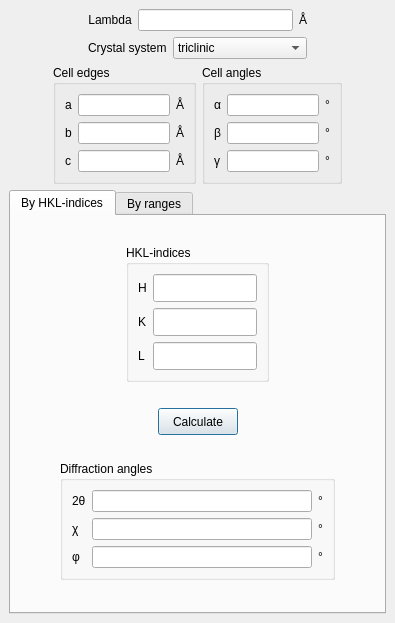
<?xml version="1.0" encoding="UTF-8"?>
<ui version="4.0">
 <class>MainWindowCalc</class>
 <widget class="QMainWindow" name="MainWindowCalc">
  <property name="geometry">
   <rect>
    <x>0</x>
    <y>0</y>
    <width>395</width>
    <height>623</height>
   </rect>
  </property>
  <property name="windowTitle">
   <string>Diffraction angles calculator</string>
  </property>
  <property name="windowIcon">
   <iconset resource="res.qrc">
    <normaloff>:/app.ico</normaloff>
    <normalon>:/app.ico</normalon>:/app.ico</iconset>
  </property>
  <widget class="QWidget" name="centralwidget">
   <layout class="QGridLayout" name="gridLayout">
    <item row="0" column="0">
     <layout class="QHBoxLayout" name="horizontalLayout_9">
      <item>
       <spacer name="horizontalSpacer_7">
        <property name="orientation">
         <enum>Qt::Horizontal</enum>
        </property>
        <property name="sizeType">
         <enum>QSizePolicy::Preferred</enum>
        </property>
        <property name="sizeHint" stdset="0">
         <size>
          <width>100</width>
          <height>20</height>
         </size>
        </property>
       </spacer>
      </item>
      <item>
       <layout class="QVBoxLayout" name="verticalLayout_2">
        <item>
         <layout class="QHBoxLayout" name="horizontalLayout">
          <item>
           <widget class="QLabel" name="label">
            <property name="text">
             <string>Lambda</string>
            </property>
            <property name="alignment">
             <set>Qt::AlignCenter</set>
            </property>
           </widget>
          </item>
          <item>
           <widget class="QLineEdit" name="lambdaEdit">
            <property name="sizePolicy">
             <sizepolicy hsizetype="Expanding" vsizetype="Fixed">
              <horstretch>0</horstretch>
              <verstretch>0</verstretch>
             </sizepolicy>
            </property>
            <property name="text">
             <string/>
            </property>
           </widget>
          </item>
          <item>
           <widget class="QLabel" name="label_9">
            <property name="text">
             <string>Å</string>
            </property>
           </widget>
          </item>
         </layout>
        </item>
        <item>
         <layout class="QHBoxLayout" name="horizontalLayout_2">
          <item>
           <widget class="QLabel" name="label_2">
            <property name="text">
             <string>Crystal system</string>
            </property>
            <property name="alignment">
             <set>Qt::AlignLeading|Qt::AlignLeft|Qt::AlignVCenter</set>
            </property>
           </widget>
          </item>
          <item>
           <widget class="QComboBox" name="CrystalSystemComboBox">
            <property name="sizePolicy">
             <sizepolicy hsizetype="Expanding" vsizetype="Fixed">
              <horstretch>0</horstretch>
              <verstretch>0</verstretch>
             </sizepolicy>
            </property>
            <item>
             <property name="text">
              <string>triclinic</string>
             </property>
            </item>
            <item>
             <property name="text">
              <string>monoclinic</string>
             </property>
            </item>
            <item>
             <property name="text">
              <string>orthorhombic</string>
             </property>
            </item>
            <item>
             <property name="text">
              <string>tetragonal</string>
             </property>
            </item>
            <item>
             <property name="text">
              <string>trigonal, hexagonal</string>
             </property>
            </item>
            <item>
             <property name="text">
              <string>cubic</string>
             </property>
            </item>
           </widget>
          </item>
         </layout>
        </item>
       </layout>
      </item>
      <item>
       <spacer name="horizontalSpacer_3">
        <property name="orientation">
         <enum>Qt::Horizontal</enum>
        </property>
        <property name="sizeType">
         <enum>QSizePolicy::Preferred</enum>
        </property>
        <property name="sizeHint" stdset="0">
         <size>
          <width>100</width>
          <height>20</height>
         </size>
        </property>
       </spacer>
      </item>
     </layout>
    </item>
    <item row="1" column="0">
     <layout class="QHBoxLayout" name="horizontalLayout_3">
      <item>
       <spacer name="horizontalSpacer_12">
        <property name="orientation">
         <enum>Qt::Horizontal</enum>
        </property>
        <property name="sizeType">
         <enum>QSizePolicy::Preferred</enum>
        </property>
        <property name="sizeHint" stdset="0">
         <size>
          <width>60</width>
          <height>20</height>
         </size>
        </property>
       </spacer>
      </item>
      <item>
       <widget class="QGroupBox" name="groupBox_2">
        <property name="sizePolicy">
         <sizepolicy hsizetype="Preferred" vsizetype="Fixed">
          <horstretch>0</horstretch>
          <verstretch>0</verstretch>
         </sizepolicy>
        </property>
        <property name="title">
         <string>Cell edges</string>
        </property>
        <layout class="QGridLayout" name="gridLayout_6">
         <item row="0" column="0">
          <layout class="QGridLayout" name="gridLayout_2">
           <item row="2" column="1">
            <widget class="QLineEdit" name="CellEdgeCEdit"/>
           </item>
           <item row="0" column="0">
            <widget class="QLabel" name="label_3">
             <property name="text">
              <string>a</string>
             </property>
            </widget>
           </item>
           <item row="1" column="0">
            <widget class="QLabel" name="label_4">
             <property name="text">
              <string>b</string>
             </property>
            </widget>
           </item>
           <item row="2" column="0">
            <widget class="QLabel" name="label_5">
             <property name="text">
              <string>c</string>
             </property>
            </widget>
           </item>
           <item row="1" column="1">
            <widget class="QLineEdit" name="CellEdgeBEdit"/>
           </item>
           <item row="0" column="1">
            <widget class="QLineEdit" name="CellEdgeAEdit"/>
           </item>
           <item row="0" column="2">
            <widget class="QLabel" name="label_10">
             <property name="text">
              <string>Å</string>
             </property>
            </widget>
           </item>
           <item row="1" column="2">
            <widget class="QLabel" name="label_11">
             <property name="text">
              <string>Å</string>
             </property>
            </widget>
           </item>
           <item row="2" column="2">
            <widget class="QLabel" name="label_12">
             <property name="text">
              <string>Å</string>
             </property>
            </widget>
           </item>
          </layout>
         </item>
        </layout>
       </widget>
      </item>
      <item>
       <widget class="QGroupBox" name="groupBox_4">
        <property name="sizePolicy">
         <sizepolicy hsizetype="Preferred" vsizetype="Fixed">
          <horstretch>0</horstretch>
          <verstretch>0</verstretch>
         </sizepolicy>
        </property>
        <property name="title">
         <string>Cell angles</string>
        </property>
        <layout class="QGridLayout" name="gridLayout_5">
         <item row="0" column="0">
          <layout class="QGridLayout" name="gridLayout_4">
           <item row="0" column="0">
            <widget class="QLabel" name="label_6">
             <property name="text">
              <string>α</string>
             </property>
            </widget>
           </item>
           <item row="0" column="1">
            <widget class="QLineEdit" name="CellAngleAlphaEdit"/>
           </item>
           <item row="1" column="0">
            <widget class="QLabel" name="label_7">
             <property name="text">
              <string>β</string>
             </property>
            </widget>
           </item>
           <item row="1" column="1">
            <widget class="QLineEdit" name="CellAngleBetaEdit"/>
           </item>
           <item row="2" column="0">
            <widget class="QLabel" name="label_8">
             <property name="text">
              <string>γ</string>
             </property>
            </widget>
           </item>
           <item row="2" column="1">
            <widget class="QLineEdit" name="CellAngleGammaEdit"/>
           </item>
           <item row="0" column="2">
            <widget class="QLabel" name="label_13">
             <property name="text">
              <string>°</string>
             </property>
            </widget>
           </item>
           <item row="1" column="2">
            <widget class="QLabel" name="label_14">
             <property name="text">
              <string>°</string>
             </property>
            </widget>
           </item>
           <item row="2" column="2">
            <widget class="QLabel" name="label_25">
             <property name="text">
              <string>°</string>
             </property>
            </widget>
           </item>
          </layout>
         </item>
        </layout>
       </widget>
      </item>
      <item>
       <spacer name="horizontalSpacer_13">
        <property name="orientation">
         <enum>Qt::Horizontal</enum>
        </property>
        <property name="sizeType">
         <enum>QSizePolicy::Preferred</enum>
        </property>
        <property name="sizeHint" stdset="0">
         <size>
          <width>60</width>
          <height>20</height>
         </size>
        </property>
       </spacer>
      </item>
     </layout>
    </item>
    <item row="2" column="0">
     <widget class="QTabWidget" name="tabWidget">
      <property name="tabShape">
       <enum>QTabWidget::Rounded</enum>
      </property>
      <property name="currentIndex">
       <number>0</number>
      </property>
      <property name="tabsClosable">
       <bool>false</bool>
      </property>
      <widget class="QWidget" name="tab_3">
       <attribute name="title">
        <string>By HKL-indices</string>
       </attribute>
       <layout class="QGridLayout" name="gridLayout_7">
        <item row="0" column="0">
         <spacer name="horizontalSpacer_11">
          <property name="orientation">
           <enum>Qt::Horizontal</enum>
          </property>
          <property name="sizeType">
           <enum>QSizePolicy::Fixed</enum>
          </property>
          <property name="sizeHint" stdset="0">
           <size>
            <width>100</width>
            <height>17</height>
           </size>
          </property>
         </spacer>
        </item>
        <item row="0" column="1">
         <widget class="QGroupBox" name="groupBox_5">
          <property name="sizePolicy">
           <sizepolicy hsizetype="Preferred" vsizetype="Fixed">
            <horstretch>0</horstretch>
            <verstretch>0</verstretch>
           </sizepolicy>
          </property>
          <property name="minimumSize">
           <size>
            <width>70</width>
            <height>129</height>
           </size>
          </property>
          <property name="title">
           <string>HKL-indices</string>
          </property>
          <layout class="QGridLayout" name="gridLayout_9">
           <item row="0" column="0">
            <widget class="QLabel" name="label_15">
             <property name="sizePolicy">
              <sizepolicy hsizetype="Fixed" vsizetype="Preferred">
               <horstretch>0</horstretch>
               <verstretch>0</verstretch>
              </sizepolicy>
             </property>
             <property name="text">
              <string>H</string>
             </property>
            </widget>
           </item>
           <item row="0" column="1">
            <widget class="QLineEdit" name="hIndexEdit">
             <property name="sizePolicy">
              <sizepolicy hsizetype="Preferred" vsizetype="Fixed">
               <horstretch>0</horstretch>
               <verstretch>0</verstretch>
              </sizepolicy>
             </property>
             <property name="minimumSize">
              <size>
               <width>5</width>
               <height>28</height>
              </size>
             </property>
             <property name="maximumSize">
              <size>
               <width>16777215</width>
               <height>16777215</height>
              </size>
             </property>
            </widget>
           </item>
           <item row="1" column="0">
            <widget class="QLabel" name="label_16">
             <property name="text">
              <string>K</string>
             </property>
            </widget>
           </item>
           <item row="1" column="1">
            <widget class="QLineEdit" name="kIndexEdit">
             <property name="sizePolicy">
              <sizepolicy hsizetype="Preferred" vsizetype="Fixed">
               <horstretch>0</horstretch>
               <verstretch>0</verstretch>
              </sizepolicy>
             </property>
             <property name="minimumSize">
              <size>
               <width>5</width>
               <height>28</height>
              </size>
             </property>
             <property name="maximumSize">
              <size>
               <width>16777215</width>
               <height>16777215</height>
              </size>
             </property>
            </widget>
           </item>
           <item row="2" column="0">
            <widget class="QLabel" name="label_17">
             <property name="text">
              <string>L</string>
             </property>
            </widget>
           </item>
           <item row="2" column="1">
            <widget class="QLineEdit" name="lIndexEdit">
             <property name="sizePolicy">
              <sizepolicy hsizetype="Preferred" vsizetype="Fixed">
               <horstretch>0</horstretch>
               <verstretch>0</verstretch>
              </sizepolicy>
             </property>
             <property name="minimumSize">
              <size>
               <width>0</width>
               <height>28</height>
              </size>
             </property>
             <property name="maximumSize">
              <size>
               <width>16777215</width>
               <height>16777215</height>
              </size>
             </property>
            </widget>
           </item>
          </layout>
         </widget>
        </item>
        <item row="0" column="2">
         <spacer name="horizontalSpacer_8">
          <property name="orientation">
           <enum>Qt::Horizontal</enum>
          </property>
          <property name="sizeType">
           <enum>QSizePolicy::Fixed</enum>
          </property>
          <property name="sizeHint" stdset="0">
           <size>
            <width>100</width>
            <height>14</height>
           </size>
          </property>
         </spacer>
        </item>
        <item row="1" column="0" colspan="3">
         <layout class="QHBoxLayout" name="horizontalLayout_6">
          <item>
           <spacer name="horizontalSpacer_5">
            <property name="orientation">
             <enum>Qt::Horizontal</enum>
            </property>
            <property name="sizeHint" stdset="0">
             <size>
              <width>40</width>
              <height>20</height>
             </size>
            </property>
           </spacer>
          </item>
          <item>
           <widget class="QPushButton" name="calculateHKLbutton">
            <property name="enabled">
             <bool>true</bool>
            </property>
            <property name="minimumSize">
             <size>
              <width>0</width>
              <height>27</height>
             </size>
            </property>
            <property name="contextMenuPolicy">
             <enum>Qt::DefaultContextMenu</enum>
            </property>
            <property name="text">
             <string>Calculate</string>
            </property>
            <property name="default">
             <bool>true</bool>
            </property>
           </widget>
          </item>
          <item>
           <spacer name="horizontalSpacer_6">
            <property name="orientation">
             <enum>Qt::Horizontal</enum>
            </property>
            <property name="sizeHint" stdset="0">
             <size>
              <width>40</width>
              <height>20</height>
             </size>
            </property>
           </spacer>
          </item>
         </layout>
        </item>
        <item row="2" column="0" colspan="3">
         <layout class="QHBoxLayout" name="horizontalLayout_8">
          <item>
           <spacer name="horizontalSpacer_9">
            <property name="orientation">
             <enum>Qt::Horizontal</enum>
            </property>
            <property name="sizeType">
             <enum>QSizePolicy::Fixed</enum>
            </property>
            <property name="sizeHint" stdset="0">
             <size>
              <width>40</width>
              <height>20</height>
             </size>
            </property>
           </spacer>
          </item>
          <item>
           <widget class="QGroupBox" name="groupBox_7">
            <property name="sizePolicy">
             <sizepolicy hsizetype="Preferred" vsizetype="Fixed">
              <horstretch>0</horstretch>
              <verstretch>0</verstretch>
             </sizepolicy>
            </property>
            <property name="title">
             <string>Diffraction angles</string>
            </property>
            <layout class="QGridLayout" name="gridLayout_13">
             <item row="0" column="0">
              <layout class="QGridLayout" name="gridLayout_14">
               <item row="0" column="0">
                <widget class="QLabel" name="label_18">
                 <property name="text">
                  <string>2θ</string>
                 </property>
                </widget>
               </item>
               <item row="0" column="1">
                <widget class="QLineEdit" name="twoTethaEdit">
                 <property name="readOnly">
                  <bool>true</bool>
                 </property>
                </widget>
               </item>
               <item row="1" column="0">
                <widget class="QLabel" name="label_19">
                 <property name="text">
                  <string>χ</string>
                 </property>
                </widget>
               </item>
               <item row="1" column="1">
                <widget class="QLineEdit" name="HiEdit">
                 <property name="readOnly">
                  <bool>true</bool>
                 </property>
                </widget>
               </item>
               <item row="2" column="0">
                <widget class="QLabel" name="label_20">
                 <property name="text">
                  <string>φ</string>
                 </property>
                </widget>
               </item>
               <item row="2" column="1">
                <widget class="QLineEdit" name="FiEdit">
                 <property name="readOnly">
                  <bool>true</bool>
                 </property>
                </widget>
               </item>
               <item row="0" column="2">
                <widget class="QLabel" name="label_26">
                 <property name="text">
                  <string>°</string>
                 </property>
                </widget>
               </item>
               <item row="1" column="2">
                <widget class="QLabel" name="label_29">
                 <property name="text">
                  <string>°</string>
                 </property>
                </widget>
               </item>
               <item row="2" column="2">
                <widget class="QLabel" name="label_31">
                 <property name="text">
                  <string>°</string>
                 </property>
                </widget>
               </item>
              </layout>
             </item>
            </layout>
           </widget>
          </item>
          <item>
           <spacer name="horizontalSpacer_10">
            <property name="orientation">
             <enum>Qt::Horizontal</enum>
            </property>
            <property name="sizeType">
             <enum>QSizePolicy::Fixed</enum>
            </property>
            <property name="sizeHint" stdset="0">
             <size>
              <width>40</width>
              <height>20</height>
             </size>
            </property>
           </spacer>
          </item>
         </layout>
        </item>
       </layout>
      </widget>
      <widget class="QWidget" name="tab_4">
       <attribute name="title">
        <string>By ranges</string>
       </attribute>
       <layout class="QVBoxLayout" name="verticalLayout">
        <item>
         <layout class="QHBoxLayout" name="horizontalLayout_5">
          <item>
           <widget class="QGroupBox" name="groupBox_8">
            <property name="sizePolicy">
             <sizepolicy hsizetype="MinimumExpanding" vsizetype="Fixed">
              <horstretch>0</horstretch>
              <verstretch>0</verstretch>
             </sizepolicy>
            </property>
            <property name="minimumSize">
             <size>
              <width>171</width>
              <height>131</height>
             </size>
            </property>
            <property name="title">
             <string>Ranges</string>
            </property>
            <layout class="QGridLayout" name="gridLayout_3">
             <item row="0" column="0">
              <widget class="QLabel" name="label_21">
               <property name="text">
                <string>H =</string>
               </property>
              </widget>
             </item>
             <item row="0" column="1">
              <widget class="QLineEdit" name="HLeftEdit"/>
             </item>
             <item row="0" column="2">
              <widget class="QLabel" name="label_22">
               <property name="text">
                <string>..</string>
               </property>
              </widget>
             </item>
             <item row="0" column="3">
              <widget class="QLineEdit" name="HRightEdit"/>
             </item>
             <item row="1" column="0">
              <widget class="QLabel" name="label_27">
               <property name="text">
                <string>K =</string>
               </property>
              </widget>
             </item>
             <item row="1" column="1">
              <widget class="QLineEdit" name="KLeftEdit"/>
             </item>
             <item row="1" column="2">
              <widget class="QLabel" name="label_23">
               <property name="text">
                <string>..</string>
               </property>
              </widget>
             </item>
             <item row="1" column="3">
              <widget class="QLineEdit" name="KRightEdit"/>
             </item>
             <item row="2" column="0">
              <widget class="QLabel" name="label_38">
               <property name="text">
                <string>L =</string>
               </property>
              </widget>
             </item>
             <item row="2" column="1">
              <widget class="QLineEdit" name="LLeftEdit"/>
             </item>
             <item row="2" column="2">
              <widget class="QLabel" name="label_39">
               <property name="text">
                <string>..</string>
               </property>
              </widget>
             </item>
             <item row="2" column="3">
              <widget class="QLineEdit" name="LRightEdit"/>
             </item>
            </layout>
           </widget>
          </item>
          <item>
           <spacer name="horizontalSpacer_15">
            <property name="orientation">
             <enum>Qt::Horizontal</enum>
            </property>
            <property name="sizeType">
             <enum>QSizePolicy::MinimumExpanding</enum>
            </property>
            <property name="sizeHint" stdset="0">
             <size>
              <width>10</width>
              <height>20</height>
             </size>
            </property>
           </spacer>
          </item>
          <item>
           <widget class="QGroupBox" name="groupBox">
            <property name="sizePolicy">
             <sizepolicy hsizetype="MinimumExpanding" vsizetype="Fixed">
              <horstretch>0</horstretch>
              <verstretch>0</verstretch>
             </sizepolicy>
            </property>
            <property name="minimumSize">
             <size>
              <width>160</width>
              <height>131</height>
             </size>
            </property>
            <property name="title">
             <string>etc</string>
            </property>
            <layout class="QGridLayout" name="gridLayout_8">
             <item row="0" column="2">
              <widget class="QLabel" name="label_35">
               <property name="sizePolicy">
                <sizepolicy hsizetype="Fixed" vsizetype="Fixed">
                 <horstretch>0</horstretch>
                 <verstretch>0</verstretch>
                </sizepolicy>
               </property>
               <property name="text">
                <string>°</string>
               </property>
              </widget>
             </item>
             <item row="1" column="0">
              <widget class="QLabel" name="label_34">
               <property name="sizePolicy">
                <sizepolicy hsizetype="Fixed" vsizetype="Fixed">
                 <horstretch>0</horstretch>
                 <verstretch>0</verstretch>
                </sizepolicy>
               </property>
               <property name="minimumSize">
                <size>
                 <width>70</width>
                 <height>0</height>
                </size>
               </property>
               <property name="text">
                <string>Exposition</string>
               </property>
              </widget>
             </item>
             <item row="1" column="1">
              <widget class="QLineEdit" name="expositionEdit">
               <property name="minimumSize">
                <size>
                 <width>40</width>
                 <height>0</height>
                </size>
               </property>
              </widget>
             </item>
             <item row="2" column="1">
              <widget class="QLineEdit" name="setupTimeEdit">
               <property name="minimumSize">
                <size>
                 <width>40</width>
                 <height>0</height>
                </size>
               </property>
              </widget>
             </item>
             <item row="0" column="1">
              <widget class="QLineEdit" name="thetaStepEdit">
               <property name="minimumSize">
                <size>
                 <width>40</width>
                 <height>0</height>
                </size>
               </property>
              </widget>
             </item>
             <item row="1" column="2">
              <widget class="QLabel" name="label_36">
               <property name="sizePolicy">
                <sizepolicy hsizetype="Fixed" vsizetype="Fixed">
                 <horstretch>0</horstretch>
                 <verstretch>0</verstretch>
                </sizepolicy>
               </property>
               <property name="text">
                <string>s</string>
               </property>
              </widget>
             </item>
             <item row="2" column="2">
              <widget class="QLabel" name="label_37">
               <property name="sizePolicy">
                <sizepolicy hsizetype="Fixed" vsizetype="Fixed">
                 <horstretch>0</horstretch>
                 <verstretch>0</verstretch>
                </sizepolicy>
               </property>
               <property name="text">
                <string>s</string>
               </property>
              </widget>
             </item>
             <item row="2" column="0">
              <widget class="QLabel" name="label_33">
               <property name="sizePolicy">
                <sizepolicy hsizetype="Fixed" vsizetype="Fixed">
                 <horstretch>0</horstretch>
                 <verstretch>0</verstretch>
                </sizepolicy>
               </property>
               <property name="minimumSize">
                <size>
                 <width>70</width>
                 <height>0</height>
                </size>
               </property>
               <property name="text">
                <string>Setup time</string>
               </property>
              </widget>
             </item>
             <item row="0" column="0">
              <widget class="QLabel" name="label_30">
               <property name="sizePolicy">
                <sizepolicy hsizetype="Fixed" vsizetype="Fixed">
                 <horstretch>0</horstretch>
                 <verstretch>0</verstretch>
                </sizepolicy>
               </property>
               <property name="minimumSize">
                <size>
                 <width>70</width>
                 <height>0</height>
                </size>
               </property>
               <property name="text">
                <string>θ step</string>
               </property>
              </widget>
             </item>
            </layout>
           </widget>
          </item>
         </layout>
        </item>
        <item>
         <layout class="QHBoxLayout" name="horizontalLayout_10">
          <item>
           <widget class="QLabel" name="label_32">
            <property name="text">
             <string>Results count</string>
            </property>
           </widget>
          </item>
          <item>
           <widget class="QLineEdit" name="resultsCountEdit">
            <property name="sizePolicy">
             <sizepolicy hsizetype="Expanding" vsizetype="Fixed">
              <horstretch>0</horstretch>
              <verstretch>0</verstretch>
             </sizepolicy>
            </property>
            <property name="maximumSize">
             <size>
              <width>16777215</width>
              <height>16777215</height>
             </size>
            </property>
           </widget>
          </item>
          <item>
           <spacer name="horizontalSpacer_14">
            <property name="orientation">
             <enum>Qt::Horizontal</enum>
            </property>
            <property name="sizeHint" stdset="0">
             <size>
              <width>250</width>
              <height>17</height>
             </size>
            </property>
           </spacer>
          </item>
         </layout>
        </item>
        <item>
         <layout class="QHBoxLayout" name="horizontalLayout_11">
          <item>
           <widget class="QLabel" name="label_24">
            <property name="sizePolicy">
             <sizepolicy hsizetype="Fixed" vsizetype="Fixed">
              <horstretch>0</horstretch>
              <verstretch>0</verstretch>
             </sizepolicy>
            </property>
            <property name="text">
             <string>Save to:</string>
            </property>
           </widget>
          </item>
          <item>
           <widget class="QLineEdit" name="outFileNameEdit">
            <property name="frame">
             <bool>true</bool>
            </property>
            <property name="readOnly">
             <bool>false</bool>
            </property>
            <property name="placeholderText">
             <string>File name</string>
            </property>
           </widget>
          </item>
          <item>
           <widget class="QLabel" name="label_28">
            <property name="text">
             <string>.txt</string>
            </property>
           </widget>
          </item>
          <item>
           <spacer name="horizontalSpacer_4">
            <property name="orientation">
             <enum>Qt::Horizontal</enum>
            </property>
            <property name="sizeHint" stdset="0">
             <size>
              <width>40</width>
              <height>20</height>
             </size>
            </property>
           </spacer>
          </item>
          <item>
           <widget class="QPushButton" name="changeDirButton">
            <property name="text">
             <string>Change folder</string>
            </property>
           </widget>
          </item>
         </layout>
        </item>
        <item>
         <layout class="QHBoxLayout" name="horizontalLayout_4">
          <item>
           <spacer name="horizontalSpacer">
            <property name="orientation">
             <enum>Qt::Horizontal</enum>
            </property>
            <property name="sizeType">
             <enum>QSizePolicy::Preferred</enum>
            </property>
            <property name="sizeHint" stdset="0">
             <size>
              <width>40</width>
              <height>20</height>
             </size>
            </property>
           </spacer>
          </item>
          <item>
           <widget class="QPushButton" name="calculateRangesButton">
            <property name="enabled">
             <bool>true</bool>
            </property>
            <property name="text">
             <string>Calculate</string>
            </property>
            <property name="default">
             <bool>true</bool>
            </property>
           </widget>
          </item>
          <item>
           <spacer name="horizontalSpacer_2">
            <property name="orientation">
             <enum>Qt::Horizontal</enum>
            </property>
            <property name="sizeType">
             <enum>QSizePolicy::Preferred</enum>
            </property>
            <property name="sizeHint" stdset="0">
             <size>
              <width>40</width>
              <height>20</height>
             </size>
            </property>
           </spacer>
          </item>
         </layout>
        </item>
       </layout>
      </widget>
     </widget>
    </item>
   </layout>
  </widget>
  <widget class="QMenuBar" name="menuBar">
   <property name="geometry">
    <rect>
     <x>0</x>
     <y>0</y>
     <width>395</width>
     <height>28</height>
    </rect>
   </property>
  </widget>
  <action name="actionAbout_program">
   <property name="text">
    <string>About program</string>
   </property>
  </action>
  <action name="actionAbout_Qt">
   <property name="text">
    <string>About Qt</string>
   </property>
  </action>
  <action name="actionFormulas">
   <property name="text">
    <string>Formulas</string>
   </property>
  </action>
 </widget>
 <tabstops>
  <tabstop>lambdaEdit</tabstop>
  <tabstop>CrystalSystemComboBox</tabstop>
  <tabstop>CellEdgeAEdit</tabstop>
  <tabstop>CellEdgeBEdit</tabstop>
  <tabstop>CellEdgeCEdit</tabstop>
  <tabstop>CellAngleAlphaEdit</tabstop>
  <tabstop>CellAngleBetaEdit</tabstop>
  <tabstop>CellAngleGammaEdit</tabstop>
  <tabstop>tabWidget</tabstop>
  <tabstop>hIndexEdit</tabstop>
  <tabstop>kIndexEdit</tabstop>
  <tabstop>lIndexEdit</tabstop>
  <tabstop>calculateHKLbutton</tabstop>
  <tabstop>twoTethaEdit</tabstop>
  <tabstop>HiEdit</tabstop>
  <tabstop>FiEdit</tabstop>
  <tabstop>HLeftEdit</tabstop>
  <tabstop>HRightEdit</tabstop>
  <tabstop>thetaStepEdit</tabstop>
  <tabstop>expositionEdit</tabstop>
  <tabstop>setupTimeEdit</tabstop>
  <tabstop>resultsCountEdit</tabstop>
  <tabstop>outFileNameEdit</tabstop>
  <tabstop>changeDirButton</tabstop>
  <tabstop>calculateRangesButton</tabstop>
 </tabstops>
 <resources>
  <include location="res.qrc"/>
 </resources>
 <connections/>
</ui>
